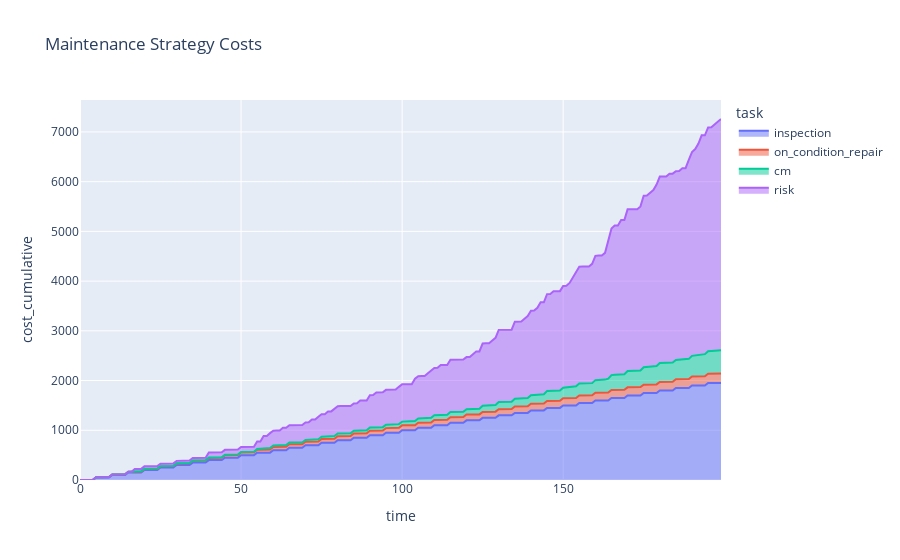

Source (notebook cell):
### Code cell
fig = px.area(df, x="time", y="cost_cumulative", color="task", title='Maintenance Strategy Costs')
fig.show()

### Figure 1 — Plotly figure (JSON) as saved in the notebook; plotly's stock layout.template omitted (floating-point values rounded to 4 significant figures; data arrays with more than 128 entries replaced by an {"elided": "..."} marker saying what was removed)
{"data": [{"hovertemplate": "task=inspection<br>time=%{x}<br>cost_cumulative=%{y}<extra></extra>", "legendgroup": "inspection", "line": {"color": "#636efa"}, "mode": "lines", "name": "inspection", "orientation": "v", "showlegend": true, "stackgroup": "1", "type": "scatter", "x": {"elided": "200 int values"}, "xaxis": "x", "y": {"elided": "200 int values"}, "yaxis": "y"}, {"hovertemplate": "task=on_condition_repair<br>time=%{x}<br>cost_cumulative=%{y}<extra></extra>", "legendgroup": "on_condition_repair", "line": {"color": "#EF553B"}, "mode": "lines", "name": "on_condition_repair", "orientation": "v", "showlegend": true, "stackgroup": "1", "type": "scatter", "x": {"elided": "200 int values"}, "xaxis": "x", "y": {"elided": "200 float values"}, "yaxis": "y"}, {"hovertemplate": "task=cm<br>time=%{x}<br>cost_cumulative=%{y}<extra></extra>", "legendgroup": "cm", "line": {"color": "#00cc96"}, "mode": "lines", "name": "cm", "orientation": "v", "showlegend": true, "stackgroup": "1", "type": "scatter", "x": {"elided": "200 int values"}, "xaxis": "x", "y": {"elided": "200 int values"}, "yaxis": "y"}, {"hovertemplate": "task=risk<br>time=%{x}<br>cost_cumulative=%{y}<extra></extra>", "legendgroup": "risk", "line": {"color": "#ab63fa"}, "mode": "lines", "name": "risk", "orientation": "v", "showlegend": true, "stackgroup": "1", "type": "scatter", "x": {"elided": "200 int values"}, "xaxis": "x", "y": {"elided": "200 int values"}, "yaxis": "y"}], "layout": {"legend": {"title": {"text": "task"}, "tracegroupgap": 0}, "title": {"text": "Maintenance Strategy Costs"}, "xaxis": {"anchor": "y", "domain": [0, 1], "title": {"text": "time"}}, "yaxis": {"anchor": "x", "domain": [0, 1], "title": {"text": "cost_cumulative"}}}}
